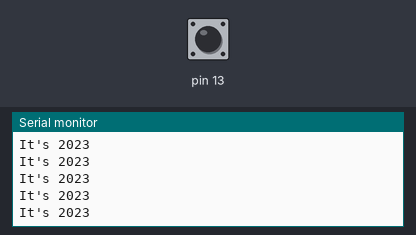
This sketch was run on a simulated Arduino Uno, built with avr-gcc and run on an emulated ATmega328P. Shown: the last lines printed to the serial monitor. The test bench sets the inputs (shaded band); at power-on: pin 13 LOW.

Above: at 1.2 s.
1.3 s: pin 13 driven HIGH
At 2.2 s:
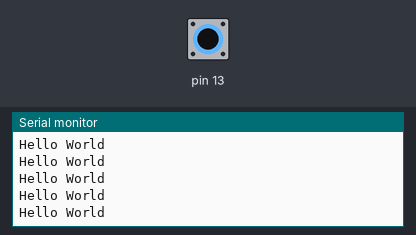
3.2 s: pin 13 driven LOW
At 4.3 s:
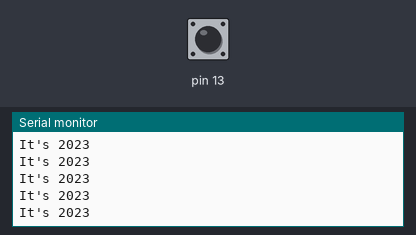
6.2 s: pin 13 driven HIGH
At 7.2 s:
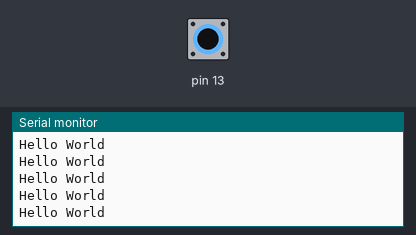
9.2 s: pin 13 pulsed LOW 2 times (0.12 s each, 0.3 s apart)
12.8 s: pin 13 driven LOW
At 13.5 s:
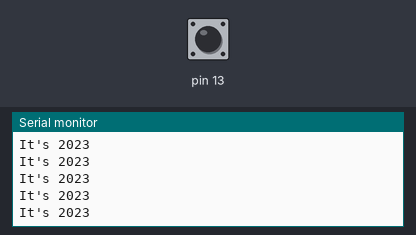

Measured:
- after the input at 1.3 s, the serial monitor: prints a new line after 0.07 s (image 1)
- after the input at 12.8 s, the serial monitor: prints a new line after 0.07 s (image 4)

The sketch:

Lab_3_Exercise_3.ino
```cpp
void setup() {
  // put your setup code here, to run once:
  Serial.begin(9600);
  pinMode(13, INPUT);
}

void loop() {
  // put your main code here, to run repeatedly:
  if (digitalRead(13)) {
    Serial.println("Hello World");
  } else {
    Serial.println("It's 2023");
  }
}
```
